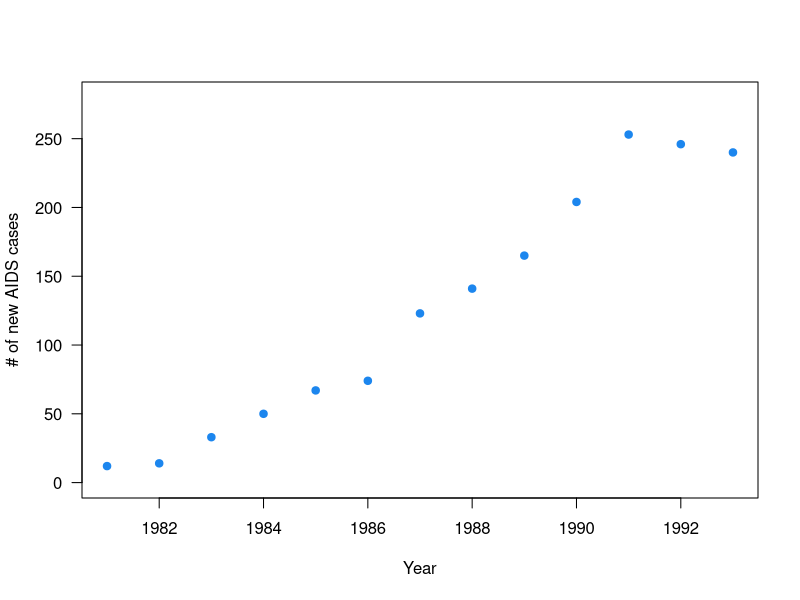
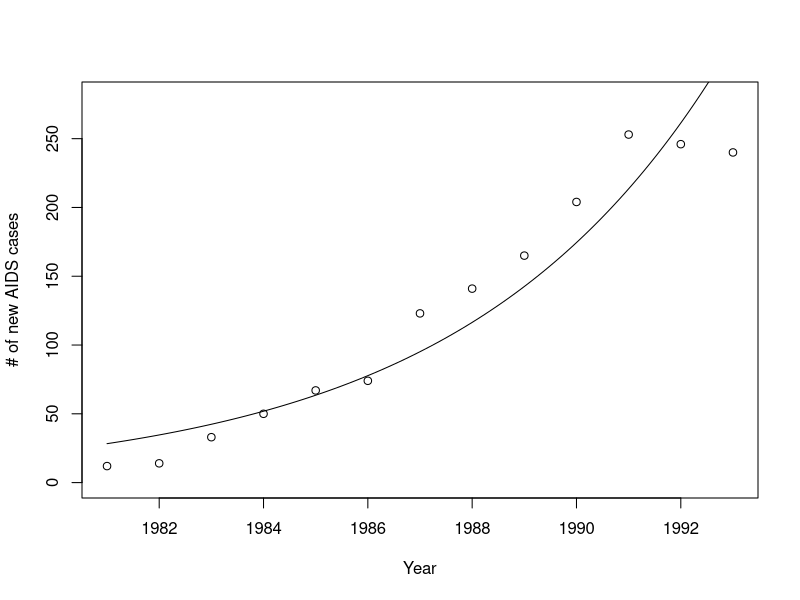
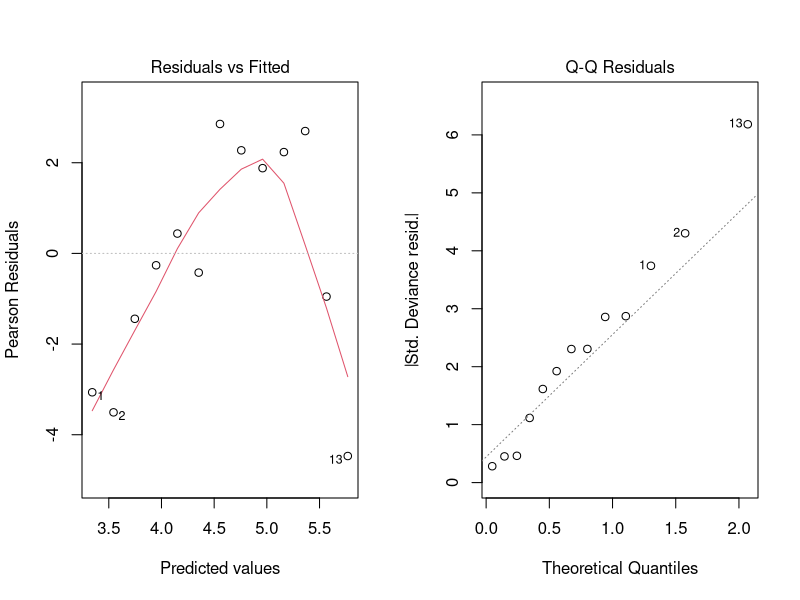
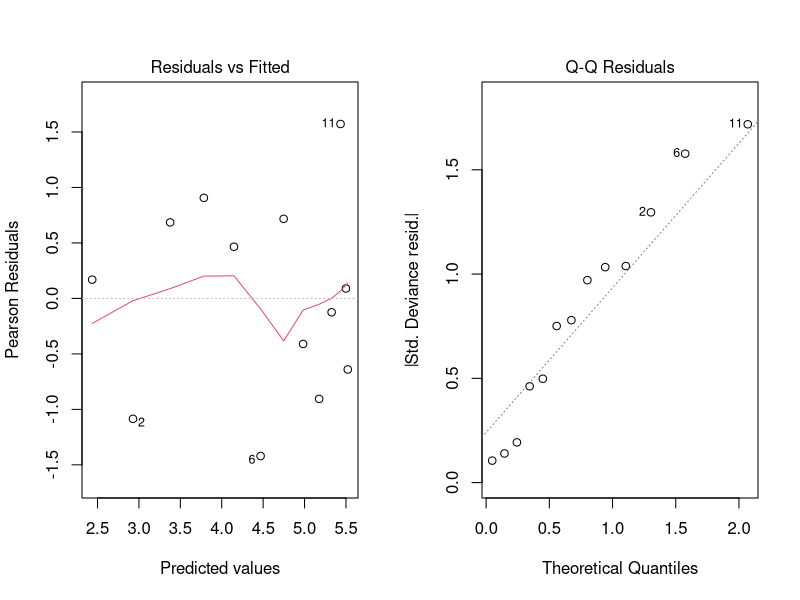
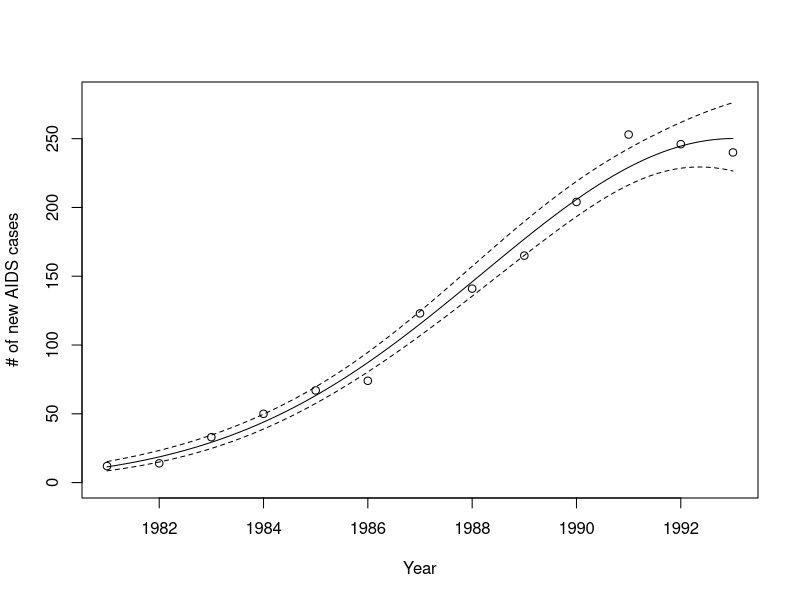

The R source for these figures, in order:
y <- c(12, 14, 33, 50, 67, 74, 123, 141, 165, 204, 253, 246, 240)
t <- 1:13
plot(t + 1980, y, xlab = "Year", ylab = "# of new AIDS cases", 
     ylim = c(0, 280), pch = 19, col = "dodgerblue2", las = 1)

# Simple model
m0 <- glm(y ~ t, family = poisson(link = "log"))
summary(m0)  # print model summary

new.t <- seq(1, 13, length = 100)
fv <- predict(m0, data.frame(t = new.t), se = TRUE)
plot(t + 1980, y, xlab = "Year", ylab = "# of new AIDS cases", ylim = c(0, 280))
lines(new.t + 1980, exp(fv$fit))

# Standard residual plots
par(mfrow = c(1, 2))
plot(m0, which = 1:2)

# More flexible model
m1 <- glm(y ~ t + I(t ^ 2), family = poisson(link = "log"))
summary(m1)  # print model summary

# Standard residual plots
par(mfrow = c(1, 2))
plot(m1, which = 1:2)

# Compare models
anova(m0, m1, test = "Chisq")

beta.1 <- summary(m1)$coefficients[2,]
ci <- c(beta.1[1] - 1.96*beta.1[2], beta.1[1] + 1.96*beta.1[2])
ci ## print 95% CI for beta_1

# Plot fitted mean response
par(mfrow = c(1, 1))
new.t <- seq(1, 13, length = 100)
fv <- predict(m1, data.frame(t = new.t), se = TRUE)
plot(t + 1980, y, xlab = "Year", ylab = "# of new AIDS cases", ylim = c(0, 280))
lines(new.t + 1980, exp(fv$fit))
lines(new.t + 1980, exp(fv$fit + 2*fv$se.fit), lty = 2)
lines(new.t + 1980, exp(fv$fit - 2*fv$se.fit), lty = 2)
